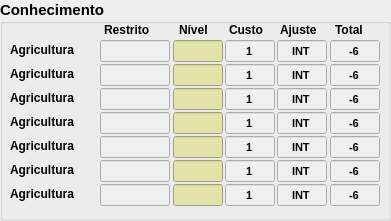
     <widget class="QGroupBox" name="groupBox_5">
      <property name="geometry">
       <rect>
        <x>1</x>
        <y>332</y>
        <width>391</width>
        <height>221</height>
       </rect>
      </property>
      <property name="font">
       <font>
        <pointsize>11</pointsize>
        <weight>75</weight>
        <italic>false</italic>
        <bold>true</bold>
        <underline>false</underline>
       </font>
      </property>
      <property name="title">
       <string>Conhecimento</string>
      </property>
      <widget class="QLineEdit" name="lineEdit_252">
       <property name="enabled">
        <bool>true</bool>
       </property>
       <property name="geometry">
        <rect>
         <x>100</x>
         <y>40</y>
         <width>70</width>
         <height>22</height>
        </rect>
       </property>
       <property name="font">
        <font>
         <pointsize>8</pointsize>
        </font>
       </property>
       <property name="styleSheet">
        <string notr="true">background-color: rgb(240, 240, 240);</string>
       </property>
       <property name="alignment">
        <set>Qt::AlignCenter</set>
       </property>
       <property name="readOnly">
        <bool>true</bool>
       </property>
      </widget>
      <widget class="QLabel" name="label_111">
       <property name="geometry">
        <rect>
         <x>179</x>
         <y>21</y>
         <width>40</width>
         <height>18</height>
        </rect>
       </property>
       <property name="font">
        <font>
         <pointsize>9</pointsize>
         <weight>75</weight>
         <bold>true</bold>
        </font>
       </property>
       <property name="text">
        <string>Nível</string>
       </property>
      </widget>
      <widget class="QLabel" name="label_112">
       <property name="geometry">
        <rect>
         <x>104</x>
         <y>21</y>
         <width>61</width>
         <height>18</height>
        </rect>
       </property>
       <property name="font">
        <font>
         <pointsize>9</pointsize>
         <weight>75</weight>
         <bold>true</bold>
        </font>
       </property>
       <property name="text">
        <string>Restrito</string>
       </property>
      </widget>
      <widget class="QLabel" name="label_113">
       <property name="geometry">
        <rect>
         <x>229</x>
         <y>21</y>
         <width>42</width>
         <height>18</height>
        </rect>
       </property>
       <property name="font">
        <font>
         <pointsize>9</pointsize>
         <weight>75</weight>
         <bold>true</bold>
        </font>
       </property>
       <property name="text">
        <string>Custo</string>
       </property>
      </widget>
      <widget class="QLabel" name="label_114">
       <property name="geometry">
        <rect>
         <x>280</x>
         <y>21</y>
         <width>47</width>
         <height>18</height>
        </rect>
       </property>
       <property name="font">
        <font>
         <pointsize>9</pointsize>
         <weight>75</weight>
         <bold>true</bold>
        </font>
       </property>
       <property name="text">
        <string>Ajuste</string>
       </property>
      </widget>
      <widget class="QLabel" name="label_115">
       <property name="geometry">
        <rect>
         <x>335</x>
         <y>21</y>
         <width>38</width>
         <height>18</height>
        </rect>
       </property>
       <property name="font">
        <font>
         <pointsize>9</pointsize>
         <weight>75</weight>
         <bold>true</bold>
        </font>
       </property>
       <property name="text">
        <string>Total</string>
       </property>
      </widget>
      <widget class="QLabel" name="label_116">
       <property name="geometry">
        <rect>
         <x>10</x>
         <y>39</y>
         <width>91</width>
         <height>21</height>
        </rect>
       </property>
       <property name="font">
        <font>
         <pointsize>9</pointsize>
         <weight>75</weight>
         <bold>true</bold>
        </font>
       </property>
       <property name="text">
        <string>Agricultura</string>
       </property>
      </widget>
      <widget class="QLineEdit" name="lineEdit_253">
       <property name="enabled">
        <bool>true</bool>
       </property>
       <property name="geometry">
        <rect>
         <x>173</x>
         <y>40</y>
         <width>50</width>
         <height>22</height>
        </rect>
       </property>
       <property name="font">
        <font>
         <pointsize>9</pointsize>
        </font>
       </property>
       <property name="autoFillBackground">
        <bool>false</bool>
       </property>
       <property name="styleSheet">
        <string notr="true">background-color: rgb(226, 226, 169);</string>
       </property>
       <property name="alignment">
        <set>Qt::AlignCenter</set>
       </property>
       <property name="readOnly">
        <bool>false</bool>
       </property>
      </widget>
      <widget class="QLineEdit" name="lineEdit_254">
       <property name="enabled">
        <bool>true</bool>
       </property>
       <property name="geometry">
        <rect>
         <x>225</x>
         <y>40</y>
         <width>50</width>
         <height>22</height>
        </rect>
       </property>
       <property name="font">
        <font>
         <pointsize>8</pointsize>
        </font>
       </property>
       <property name="styleSheet">
        <string notr="true">background-color: rgb(240, 240, 240);</string>
       </property>
       <property name="text">
        <string>1</string>
       </property>
       <property name="alignment">
        <set>Qt::AlignCenter</set>
       </property>
       <property name="readOnly">
        <bool>true</bool>
       </property>
      </widget>
      <widget class="QLineEdit" name="lineEdit_255">
       <property name="enabled">
        <bool>true</bool>
       </property>
       <property name="geometry">
        <rect>
         <x>277</x>
         <y>40</y>
         <width>50</width>
         <height>22</height>
        </rect>
       </property>
       <property name="font">
        <font>
         <pointsize>8</pointsize>
        </font>
       </property>
       <property name="styleSheet">
        <string notr="true">background-color: rgb(240, 240, 240);</string>
       </property>
       <property name="text">
        <string>INT</string>
       </property>
       <property name="alignment">
        <set>Qt::AlignCenter</set>
       </property>
       <property name="readOnly">
        <bool>true</bool>
       </property>
      </widget>
      <widget class="QLineEdit" name="lineEdit_256">
       <property name="enabled">
        <bool>true</bool>
       </property>
       <property name="geometry">
        <rect>
         <x>330</x>
         <y>40</y>
         <width>50</width>
         <height>22</height>
        </rect>
       </property>
       <property name="font">
        <font>
         <pointsize>8</pointsize>
        </font>
       </property>
       <property name="styleSheet">
        <string notr="true">background-color: rgb(240, 240, 240);</string>
       </property>
       <property name="text">
        <string>-6</string>
       </property>
       <property name="alignment">
        <set>Qt::AlignCenter</set>
       </property>
       <property name="readOnly">
        <bool>true</bool>
       </property>
      </widget>
      <widget class="QLabel" name="label_117">
       <property name="geometry">
        <rect>
         <x>10</x>
         <y>63</y>
         <width>91</width>
         <height>21</height>
        </rect>
       </property>
       <property name="font">
        <font>
         <pointsize>9</pointsize>
         <weight>75</weight>
         <bold>true</bold>
        </font>
       </property>
       <property name="text">
        <string>Agricultura</string>
       </property>
      </widget>
      <widget class="QLineEdit" name="lineEdit_257">
       <property name="enabled">
        <bool>true</bool>
       </property>
       <property name="geometry">
        <rect>
         <x>277</x>
         <y>64</y>
         <width>50</width>
         <height>22</height>
        </rect>
       </property>
       <property name="font">
        <font>
         <pointsize>8</pointsize>
        </font>
       </property>
       <property name="styleSheet">
        <string notr="true">background-color: rgb(240, 240, 240);</string>
       </property>
       <property name="text">
        <string>INT</string>
       </property>
       <property name="alignment">
        <set>Qt::AlignCenter</set>
       </property>
       <property name="readOnly">
        <bool>true</bool>
       </property>
      </widget>
      <widget class="QLineEdit" name="lineEdit_258">
       <property name="enabled">
        <bool>true</bool>
       </property>
       <property name="geometry">
        <rect>
         <x>100</x>
         <y>64</y>
         <width>70</width>
         <height>22</height>
        </rect>
       </property>
       <property name="font">
        <font>
         <pointsize>8</pointsize>
        </font>
       </property>
       <property name="styleSheet">
        <string notr="true">background-color: rgb(240, 240, 240);</string>
       </property>
       <property name="alignment">
        <set>Qt::AlignCenter</set>
       </property>
       <property name="readOnly">
        <bool>true</bool>
       </property>
      </widget>
      <widget class="QLineEdit" name="lineEdit_259">
       <property name="enabled">
        <bool>true</bool>
       </property>
       <property name="geometry">
        <rect>
         <x>173</x>
         <y>64</y>
         <width>50</width>
         <height>22</height>
        </rect>
       </property>
       <property name="font">
        <font>
         <pointsize>9</pointsize>
        </font>
       </property>
       <property name="autoFillBackground">
        <bool>false</bool>
       </property>
       <property name="styleSheet">
        <string notr="true">background-color: rgb(226, 226, 169);</string>
       </property>
       <property name="alignment">
        <set>Qt::AlignCenter</set>
       </property>
       <property name="readOnly">
        <bool>false</bool>
       </property>
      </widget>
      <widget class="QLineEdit" name="lineEdit_260">
       <property name="enabled">
        <bool>true</bool>
       </property>
       <property name="geometry">
        <rect>
         <x>225</x>
         <y>64</y>
         <width>50</width>
         <height>22</height>
        </rect>
       </property>
       <property name="font">
        <font>
         <pointsize>8</pointsize>
        </font>
       </property>
       <property name="styleSheet">
        <string notr="true">background-color: rgb(240, 240, 240);</string>
       </property>
       <property name="text">
        <string>1</string>
       </property>
       <property name="alignment">
        <set>Qt::AlignCenter</set>
       </property>
       <property name="readOnly">
        <bool>true</bool>
       </property>
      </widget>
      <widget class="QLineEdit" name="lineEdit_261">
       <property name="enabled">
        <bool>true</bool>
       </property>
       <property name="geometry">
        <rect>
         <x>330</x>
         <y>64</y>
         <width>50</width>
         <height>22</height>
        </rect>
       </property>
       <property name="font">
        <font>
         <pointsize>8</pointsize>
        </font>
       </property>
       <property name="styleSheet">
        <string notr="true">background-color: rgb(240, 240, 240);</string>
       </property>
       <property name="text">
        <string>-6</string>
       </property>
       <property name="alignment">
        <set>Qt::AlignCenter</set>
       </property>
       <property name="readOnly">
        <bool>true</bool>
       </property>
      </widget>
      <widget class="QLabel" name="label_118">
       <property name="geometry">
        <rect>
         <x>10</x>
         <y>87</y>
         <width>91</width>
         <height>21</height>
        </rect>
       </property>
       <property name="font">
        <font>
         <pointsize>9</pointsize>
         <weight>75</weight>
         <bold>true</bold>
        </font>
       </property>
       <property name="text">
        <string>Agricultura</string>
       </property>
      </widget>
      <widget class="QLineEdit" name="lineEdit_262">
       <property name="enabled">
        <bool>true</bool>
       </property>
       <property name="geometry">
        <rect>
         <x>277</x>
         <y>88</y>
         <width>50</width>
         <height>22</height>
        </rect>
       </property>
       <property name="font">
        <font>
         <pointsize>8</pointsize>
        </font>
       </property>
       <property name="styleSheet">
        <string notr="true">background-color: rgb(240, 240, 240);</string>
       </property>
       <property name="text">
        <string>INT</string>
       </property>
       <property name="alignment">
        <set>Qt::AlignCenter</set>
       </property>
       <property name="readOnly">
        <bool>true</bool>
       </property>
      </widget>
      <widget class="QLineEdit" name="lineEdit_263">
       <property name="enabled">
        <bool>true</bool>
       </property>
       <property name="geometry">
        <rect>
         <x>100</x>
         <y>88</y>
         <width>70</width>
         <height>22</height>
        </rect>
       </property>
       <property name="font">
        <font>
         <pointsize>8</pointsize>
        </font>
       </property>
       <property name="styleSheet">
        <string notr="true">background-color: rgb(240, 240, 240);</string>
       </property>
       <property name="alignment">
        <set>Qt::AlignCenter</set>
       </property>
       <property name="readOnly">
        <bool>true</bool>
       </property>
      </widget>
      <widget class="QLineEdit" name="lineEdit_264">
       <property name="enabled">
        <bool>true</bool>
       </property>
       <property name="geometry">
        <rect>
         <x>173</x>
         <y>88</y>
         <width>50</width>
         <height>22</height>
        </rect>
       </property>
       <property name="font">
        <font>
         <pointsize>9</pointsize>
        </font>
       </property>
       <property name="autoFillBackground">
        <bool>false</bool>
       </property>
       <property name="styleSheet">
        <string notr="true">background-color: rgb(226, 226, 169);</string>
       </property>
       <property name="alignment">
        <set>Qt::AlignCenter</set>
       </property>
       <property name="readOnly">
        <bool>false</bool>
       </property>
      </widget>
      <widget class="QLineEdit" name="lineEdit_265">
       <property name="enabled">
        <bool>true</bool>
       </property>
       <property name="geometry">
        <rect>
         <x>225</x>
         <y>88</y>
         <width>50</width>
         <height>22</height>
        </rect>
       </property>
       <property name="font">
        <font>
         <pointsize>8</pointsize>
        </font>
       </property>
       <property name="styleSheet">
        <string notr="true">background-color: rgb(240, 240, 240);</string>
       </property>
       <property name="text">
        <string>1</string>
       </property>
       <property name="alignment">
        <set>Qt::AlignCenter</set>
       </property>
       <property name="readOnly">
        <bool>true</bool>
       </property>
      </widget>
      <widget class="QLineEdit" name="lineEdit_266">
       <property name="enabled">
        <bool>true</bool>
       </property>
       <property name="geometry">
        <rect>
         <x>330</x>
         <y>88</y>
         <width>50</width>
         <height>22</height>
        </rect>
       </property>
       <property name="font">
        <font>
         <pointsize>8</pointsize>
        </font>
       </property>
       <property name="styleSheet">
        <string notr="true">background-color: rgb(240, 240, 240);</string>
       </property>
       <property name="text">
        <string>-6</string>
       </property>
       <property name="alignment">
        <set>Qt::AlignCenter</set>
       </property>
       <property name="readOnly">
        <bool>true</bool>
       </property>
      </widget>
      <widget class="QLabel" name="label_119">
       <property name="geometry">
        <rect>
         <x>10</x>
         <y>111</y>
         <width>91</width>
         <height>21</height>
        </rect>
       </property>
       <property name="font">
        <font>
         <pointsize>9</pointsize>
         <weight>75</weight>
         <bold>true</bold>
        </font>
       </property>
       <property name="text">
        <string>Agricultura</string>
       </property>
      </widget>
      <widget class="QLineEdit" name="lineEdit_267">
       <property name="enabled">
        <bool>true</bool>
       </property>
       <property name="geometry">
        <rect>
         <x>277</x>
         <y>112</y>
         <width>50</width>
         <height>22</height>
        </rect>
       </property>
       <property name="font">
        <font>
         <pointsize>8</pointsize>
        </font>
       </property>
       <property name="styleSheet">
        <string notr="true">background-color: rgb(240, 240, 240);</string>
       </property>
       <property name="text">
        <string>INT</string>
       </property>
       <property name="alignment">
        <set>Qt::AlignCenter</set>
       </property>
       <property name="readOnly">
        <bool>true</bool>
       </property>
      </widget>
      <widget class="QLineEdit" name="lineEdit_268">
       <property name="enabled">
        <bool>true</bool>
       </property>
       <property name="geometry">
        <rect>
         <x>100</x>
         <y>112</y>
         <width>70</width>
         <height>22</height>
        </rect>
       </property>
       <property name="font">
        <font>
         <pointsize>8</pointsize>
        </font>
       </property>
       <property name="styleSheet">
        <string notr="true">background-color: rgb(240, 240, 240);</string>
       </property>
       <property name="alignment">
        <set>Qt::AlignCenter</set>
       </property>
       <property name="readOnly">
        <bool>true</bool>
       </property>
      </widget>
      <widget class="QLineEdit" name="lineEdit_269">
       <property name="enabled">
        <bool>true</bool>
       </property>
       <property name="geometry">
        <rect>
         <x>173</x>
         <y>112</y>
         <width>50</width>
         <height>22</height>
        </rect>
       </property>
       <property name="font">
        <font>
         <pointsize>9</pointsize>
        </font>
       </property>
       <property name="autoFillBackground">
        <bool>false</bool>
       </property>
       <property name="styleSheet">
        <string notr="true">background-color: rgb(226, 226, 169);</string>
       </property>
       <property name="alignment">
        <set>Qt::AlignCenter</set>
       </property>
       <property name="readOnly">
        <bool>false</bool>
       </property>
      </widget>
      <widget class="QLineEdit" name="lineEdit_270">
       <property name="enabled">
        <bool>true</bool>
       </property>
       <property name="geometry">
        <rect>
         <x>225</x>
         <y>112</y>
         <width>50</width>
         <height>22</height>
        </rect>
       </property>
       <property name="font">
        <font>
         <pointsize>8</pointsize>
        </font>
       </property>
       <property name="styleSheet">
        <string notr="true">background-color: rgb(240, 240, 240);</string>
       </property>
       <property name="text">
        <string>1</string>
       </property>
       <property name="alignment">
        <set>Qt::AlignCenter</set>
       </property>
       <property name="readOnly">
        <bool>true</bool>
       </property>
      </widget>
      <widget class="QLineEdit" name="lineEdit_271">
       <property name="enabled">
        <bool>true</bool>
       </property>
       <property name="geometry">
        <rect>
         <x>330</x>
         <y>112</y>
         <width>50</width>
         <height>22</height>
        </rect>
       </property>
       <property name="font">
        <font>
         <pointsize>8</pointsize>
        </font>
       </property>
       <property name="styleSheet">
        <string notr="true">background-color: rgb(240, 240, 240);</string>
       </property>
       <property name="text">
        <string>-6</string>
       </property>
       <property name="alignment">
        <set>Qt::AlignCenter</set>
       </property>
       <property name="readOnly">
        <bool>true</bool>
       </property>
      </widget>
      <widget class="QLabel" name="label_120">
       <property name="geometry">
        <rect>
         <x>10</x>
         <y>135</y>
         <width>91</width>
         <height>21</height>
        </rect>
       </property>
       <property name="font">
        <font>
         <pointsize>9</pointsize>
         <weight>75</weight>
         <bold>true</bold>
        </font>
       </property>
       <property name="text">
        <string>Agricultura</string>
       </property>
      </widget>
      <widget class="QLineEdit" name="lineEdit_272">
       <property name="enabled">
        <bool>true</bool>
       </property>
       <property name="geometry">
        <rect>
         <x>277</x>
         <y>136</y>
         <width>50</width>
         <height>22</height>
        </rect>
       </property>
       <property name="font">
        <font>
         <pointsize>8</pointsize>
        </font>
       </property>
       <property name="styleSheet">
        <string notr="true">background-color: rgb(240, 240, 240);</string>
       </property>
       <property name="text">
        <string>INT</string>
       </property>
       <property name="alignment">
        <set>Qt::AlignCenter</set>
       </property>
       <property name="readOnly">
        <bool>true</bool>
       </property>
      </widget>
      <widget class="QLineEdit" name="lineEdit_273">
       <property name="enabled">
        <bool>true</bool>
       </property>
       <property name="geometry">
        <rect>
         <x>100</x>
         <y>136</y>
         <width>70</width>
         <height>22</height>
        </rect>
       </property>
       <property name="font">
        <font>
         <pointsize>8</pointsize>
        </font>
       </property>
       <property name="styleSheet">
        <string notr="true">background-color: rgb(240, 240, 240);</string>
       </property>
       <property name="alignment">
        <set>Qt::AlignCenter</set>
       </property>
       <property name="readOnly">
        <bool>true</bool>
       </property>
      </widget>
      <widget class="QLineEdit" name="lineEdit_274">
       <property name="enabled">
        <bool>true</bool>
       </property>
       <property name="geometry">
        <rect>
         <x>173</x>
         <y>136</y>
         <width>50</width>
         <height>22</height>
        </rect>
       </property>
       <property name="font">
        <font>
         <pointsize>9</pointsize>
        </font>
       </property>
       <property name="autoFillBackground">
        <bool>false</bool>
       </property>
       <property name="styleSheet">
        <string notr="true">background-color: rgb(226, 226, 169);</string>
       </property>
       <property name="alignment">
        <set>Qt::AlignCenter</set>
       </property>
       <property name="readOnly">
        <bool>false</bool>
       </property>
      </widget>
      <widget class="QLineEdit" name="lineEdit_275">
       <property name="enabled">
        <bool>true</bool>
       </property>
       <property name="geometry">
        <rect>
         <x>225</x>
         <y>136</y>
         <width>50</width>
         <height>22</height>
        </rect>
       </property>
       <property name="font">
        <font>
         <pointsize>8</pointsize>
        </font>
       </property>
       <property name="styleSheet">
        <string notr="true">background-color: rgb(240, 240, 240);</string>
       </property>
       <property name="text">
        <string>1</string>
       </property>
       <property name="alignment">
        <set>Qt::AlignCenter</set>
       </property>
       <property name="readOnly">
        <bool>true</bool>
       </property>
      </widget>
      <widget class="QLineEdit" name="lineEdit_276">
       <property name="enabled">
        <bool>true</bool>
       </property>
       <property name="geometry">
        <rect>
         <x>330</x>
         <y>136</y>
         <width>50</width>
         <height>22</height>
        </rect>
       </property>
       <property name="font">
        <font>
         <pointsize>8</pointsize>
        </font>
       </property>
       <property name="styleSheet">
        <string notr="true">background-color: rgb(240, 240, 240);</string>
       </property>
       <property name="text">
        <string>-6</string>
       </property>
       <property name="alignment">
        <set>Qt::AlignCenter</set>
       </property>
       <property name="readOnly">
        <bool>true</bool>
       </property>
      </widget>
      <widget class="QLabel" name="label_121">
       <property name="geometry">
        <rect>
         <x>10</x>
         <y>159</y>
         <width>91</width>
         <height>21</height>
        </rect>
       </property>
       <property name="font">
        <font>
         <pointsize>9</pointsize>
         <weight>75</weight>
         <bold>true</bold>
        </font>
       </property>
       <property name="text">
        <string>Agricultura</string>
       </property>
      </widget>
      <widget class="QLineEdit" name="lineEdit_277">
       <property name="enabled">
        <bool>true</bool>
       </property>
       <property name="geometry">
        <rect>
         <x>277</x>
         <y>160</y>
         <width>50</width>
         <height>22</height>
        </rect>
       </property>
       <property name="font">
        <font>
         <pointsize>8</pointsize>
        </font>
       </property>
       <property name="styleSheet">
        <string notr="true">background-color: rgb(240, 240, 240);</string>
       </property>
       <property name="text">
        <string>INT</string>
       </property>
       <property name="alignment">
        <set>Qt::AlignCenter</set>
       </property>
       <property name="readOnly">
        <bool>true</bool>
       </property>
      </widget>
      <widget class="QLineEdit" name="lineEdit_278">
       <property name="enabled">
        <bool>true</bool>
       </property>
       <property name="geometry">
        <rect>
         <x>100</x>
         <y>160</y>
         <width>70</width>
         <height>22</height>
        </rect>
       </property>
       <property name="font">
        <font>
         <pointsize>8</pointsize>
        </font>
       </property>
       <property name="styleSheet">
        <string notr="true">background-color: rgb(240, 240, 240);</string>
       </property>
       <property name="alignment">
        <set>Qt::AlignCenter</set>
       </property>
       <property name="readOnly">
        <bool>true</bool>
       </property>
      </widget>
      <widget class="QLineEdit" name="lineEdit_279">
       <property name="enabled">
        <bool>true</bool>
       </property>
       <property name="geometry">
        <rect>
         <x>173</x>
         <y>160</y>
         <width>50</width>
         <height>22</height>
        </rect>
       </property>
       <property name="font">
        <font>
         <pointsize>9</pointsize>
        </font>
       </property>
       <property name="autoFillBackground">
        <bool>false</bool>
       </property>
       <property name="styleSheet">
        <string notr="true">background-color: rgb(226, 226, 169);</string>
       </property>
       <property name="alignment">
        <set>Qt::AlignCenter</set>
       </property>
       <property name="readOnly">
        <bool>false</bool>
       </property>
      </widget>
      <widget class="QLineEdit" name="lineEdit_280">
       <property name="enabled">
        <bool>true</bool>
       </property>
       <property name="geometry">
        <rect>
         <x>225</x>
         <y>160</y>
         <width>50</width>
         <height>22</height>
        </rect>
       </property>
       <property name="font">
        <font>
         <pointsize>8</pointsize>
        </font>
       </property>
       <property name="styleSheet">
        <string notr="true">background-color: rgb(240, 240, 240);</string>
       </property>
       <property name="text">
        <string>1</string>
       </property>
       <property name="alignment">
        <set>Qt::AlignCenter</set>
       </property>
       <property name="readOnly">
        <bool>true</bool>
       </property>
      </widget>
      <widget class="QLineEdit" name="lineEdit_281">
       <property name="enabled">
        <bool>true</bool>
       </property>
       <property name="geometry">
        <rect>
         <x>330</x>
         <y>160</y>
         <width>50</width>
         <height>22</height>
        </rect>
       </property>
       <property name="font">
        <font>
         <pointsize>8</pointsize>
        </font>
       </property>
       <property name="styleSheet">
        <string notr="true">background-color: rgb(240, 240, 240);</string>
       </property>
       <property name="text">
        <string>-6</string>
       </property>
       <property name="alignment">
        <set>Qt::AlignCenter</set>
       </property>
       <property name="readOnly">
        <bool>true</bool>
       </property>
      </widget>
      <widget class="QLabel" name="label_122">
       <property name="geometry">
        <rect>
         <x>10</x>
         <y>183</y>
         <width>91</width>
         <height>21</height>
        </rect>
       </property>
       <property name="font">
        <font>
         <pointsize>9</pointsize>
         <weight>75</weight>
         <bold>true</bold>
        </font>
       </property>
       <property name="text">
        <string>Agricultura</string>
       </property>
      </widget>
      <widget class="QLineEdit" name="lineEdit_282">
       <property name="enabled">
        <bool>true</bool>
       </property>
       <property name="geometry">
        <rect>
         <x>277</x>
         <y>184</y>
         <width>50</width>
         <height>22</height>
        </rect>
       </property>
       <property name="font">
        <font>
         <pointsize>8</pointsize>
        </font>
       </property>
       <property name="styleSheet">
        <string notr="true">background-color: rgb(240, 240, 240);</string>
       </property>
       <property name="text">
        <string>INT</string>
       </property>
       <property name="alignment">
        <set>Qt::AlignCenter</set>
       </property>
       <property name="readOnly">
        <bool>true</bool>
       </property>
      </widget>
      <widget class="QLineEdit" name="lineEdit_283">
       <property name="enabled">
        <bool>true</bool>
       </property>
       <property name="geometry">
        <rect>
         <x>100</x>
         <y>184</y>
         <width>70</width>
         <height>22</height>
        </rect>
       </property>
       <property name="font">
        <font>
         <pointsize>8</pointsize>
        </font>
       </property>
       <property name="styleSheet">
        <string notr="true">background-color: rgb(240, 240, 240);</string>
       </property>
       <property name="alignment">
        <set>Qt::AlignCenter</set>
       </property>
       <property name="readOnly">
        <bool>true</bool>
       </property>
      </widget>
      <widget class="QLineEdit" name="lineEdit_284">
       <property name="enabled">
        <bool>true</bool>
       </property>
       <property name="geometry">
        <rect>
         <x>173</x>
         <y>184</y>
         <width>50</width>
         <height>22</height>
        </rect>
       </property>
       <property name="font">
        <font>
         <pointsize>9</pointsize>
        </font>
       </property>
       <property name="autoFillBackground">
        <bool>false</bool>
       </property>
       <property name="styleSheet">
        <string notr="true">background-color: rgb(226, 226, 169);</string>
       </property>
       <property name="alignment">
        <set>Qt::AlignCenter</set>
       </property>
       <property name="readOnly">
        <bool>false</bool>
       </property>
      </widget>
      <widget class="QLineEdit" name="lineEdit_285">
       <property name="enabled">
        <bool>true</bool>
       </property>
       <property name="geometry">
        <rect>
         <x>225</x>
         <y>184</y>
         <width>50</width>
         <height>22</height>
        </rect>
       </property>
       <property name="font">
        <font>
         <pointsize>8</pointsize>
        </font>
       </property>
       <property name="styleSheet">
        <string notr="true">background-color: rgb(240, 240, 240);</string>
       </property>
       <property name="text">
        <string>1</string>
       </property>
       <property name="alignment">
        <set>Qt::AlignCenter</set>
       </property>
       <property name="readOnly">
        <bool>true</bool>
       </property>
      </widget>
      <widget class="QLineEdit" name="lineEdit_286">
       <property name="enabled">
        <bool>true</bool>
       </property>
       <property name="geometry">
        <rect>
         <x>330</x>
         <y>184</y>
         <width>50</width>
         <height>22</height>
        </rect>
       </property>
       <property name="font">
        <font>
         <pointsize>8</pointsize>
        </font>
       </property>
       <property name="styleSheet">
        <string notr="true">background-color: rgb(240, 240, 240);</string>
       </property>
       <property name="text">
        <string>-6</string>
       </property>
       <property name="alignment">
        <set>Qt::AlignCenter</set>
       </property>
       <property name="readOnly">
        <bool>true</bool>
       </property>
      </widget>
     </widget>
